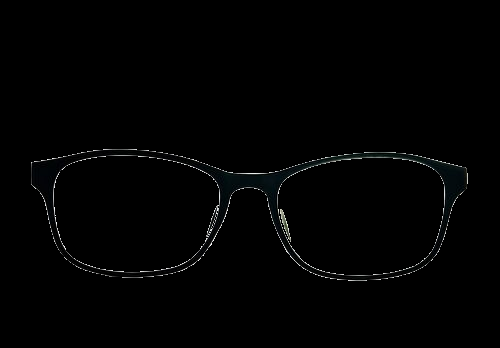
#> input picture OpenCVGlasses/Glasses/glass1.png, 500 x 348 px
$ python TryonLens.py
#> lines starting #> are read from the running program, lines starting #| are printed output that depends on the picture; after the words box and inside, x2 and y2 are one past the last pixel; in counts of white or black regions, pixels touching at a corner belong together
import cv2
import cvzone
import keyboard
#import _tkinter

print("Welcome to VisionARy's virtual AR glasses simulator.\nThis simulator enables users to try out various glasses in real time.\nPress 'd' to see the next glasses in the list and 's' to see the previous glasses in the list, and press 'q' to quit.\n")
cap = cv2.VideoCapture(0)
cascade = cv2.CascadeClassifier(cv2.data.haarcascades + 'haarcascade_frontalface_default.xml')
num=1
numGlasses = 29

font = cv2.FONT_HERSHEY_SIMPLEX
#cv2.putText('Christmas', (10,50), font, 3, (0, 255, 0), 2, cv2.LINE_AA)

while True:
    k=cv2.waitKey(1)
#> (key q is pressed here)
    if k==ord('d'):
        if num < numGlasses:
            num+=1
    if k==ord('s'):
        if(num > 1):
            num-=1

    if(num<=29 and num >= 0):
            overlay = cv2.imread('Glasses/glass{}.png'.format(num), cv2.IMREAD_UNCHANGED)
#> overlay is the input picture: shape (348, 500, 4); mean B, G, R, A 2.2, 2.2, 2, 10.5

    _, frame = cap.read()
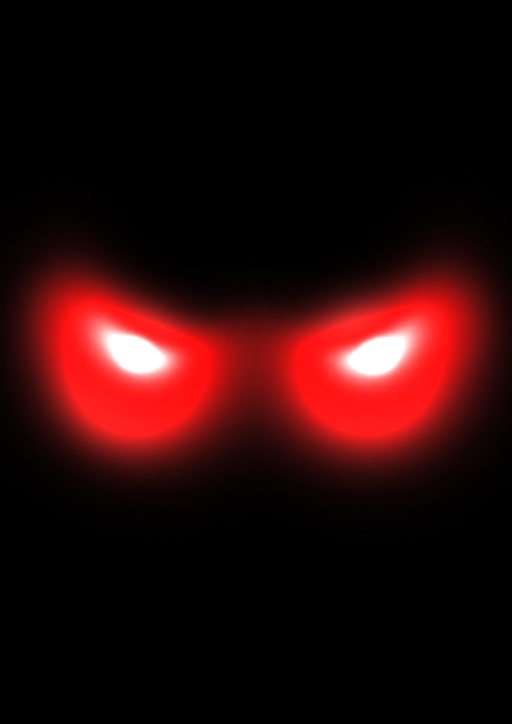
#> input picture OpenCVGlasses/Glasses/glass13.png, 1024 x 1448 px, given in place of the camera (shown at 1/2 size)
#> frame is the input picture: shape (1448, 1024, 3); mean B, G, R 8.6, 8.6, 40.1
    gray_scale = cv2.cvtColor(frame, cv2.COLOR_BGR2GRAY)
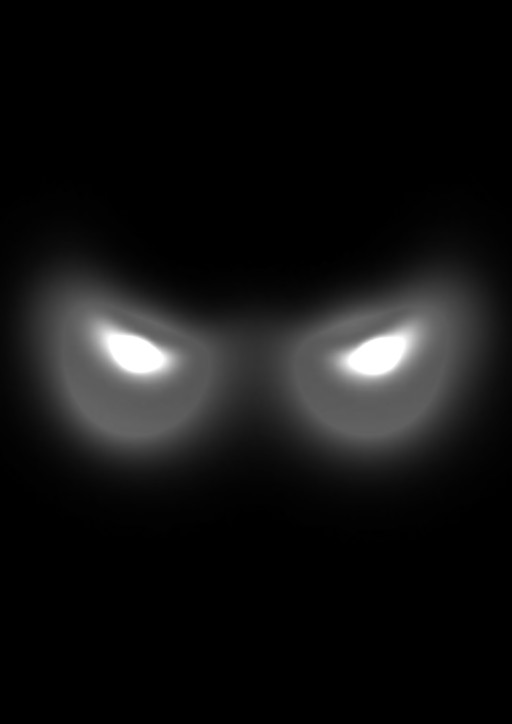
#> gray_scale: shape (1448, 1024) (shown at 1/2 size); min 0, max 255, mean 18
    faces = cascade.detectMultiScale(gray_scale)
#> faces = ()
    for (x, y, w, h) in faces:
        #cv2.rectangle(frame,(x, y), (x+w, y+h), (0, 255, 0), 2)
        overlay_resize = cv2.resize(overlay,(w,int(h*0.7)))
        frame = cvzone.overlayPNG(frame, overlay_resize, [x, y])
#> this loop made 0 passes
    cv2.putText(frame, 'Displaying ' + str(num) + '/' + str(numGlasses), (50, 100), font, 3, (0, 255, 0), 2, cv2.LINE_AA)
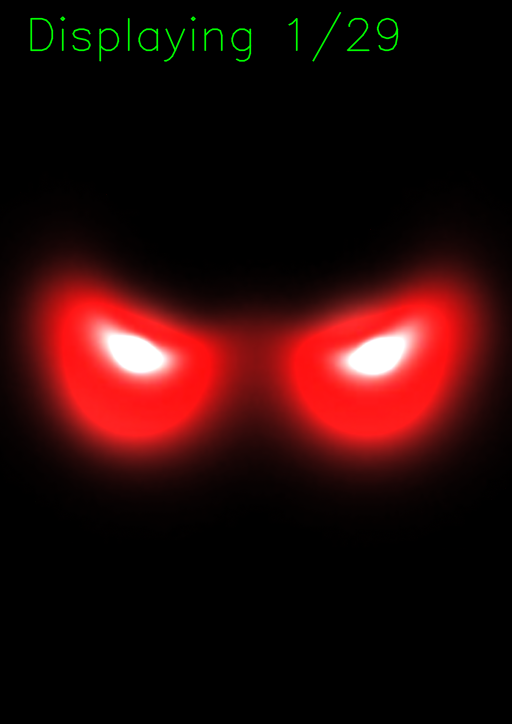
#> frame: shape (1448, 1024, 3) (shown at 1/2 size); 0.57% of pixels changed, all inside (x1, y1, x2, y2) = (60, 23, 797, 124)
    cv2.imshow('VisionARy', frame)
    if cv2.waitKey(10) == ord('q') or num>29:
#> (key q is pressed here)
        break

cap.release()
cv2.destroyAllWindows()
